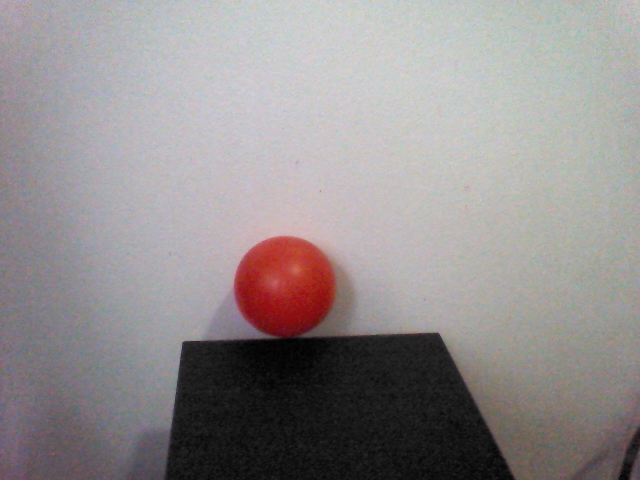
#> input picture testImages/ball0.png, 640 x 480 px
$ python avgHist.py
#> lines starting #> are read from the running program, lines starting #| are printed output that depends on the picture; after the words box and inside, x2 and y2 are one past the last pixel; in counts of white or black regions, pixels touching at a corner belong together
#> further down, img is the input picture: shape (480, 640, 3); mean B, G, R 143.1, 142.4, 147.8
#Get histograms from multiple images of the ball and find an average histogram
#for h and s space


import sys
import time
import cv2
import numpy
import matplotlib.pyplot as plt
from collections import deque

# Python Image Library
from PIL import Image

from naoqi import ALProxy


def shift(key, array):
    a = deque(array) # turn list into deque
    a.rotate(key)    # rotate deque by key
    return list(a)   # turn deque back into a list

def hsvHist(image,binsh,binss):
    # change to hsv colorspace
#> called with binsh = 18, binss = 25
    hsv = cv2.cvtColor(image, cv2.COLOR_BGR2HSV)
#> hsv: shape (480, 640, 3); mean H, S, V 77.6, 19, 150.7
    img2 = image[:, :, ::-1].copy()

    binsv = 25

    lowera = numpy.array([160,95,0])
    uppera = numpy.array([180,250,255])
    lowerb = numpy.array([0,95,0])
    upperb = numpy.array([10,250,255])

    mask1 = cv2.inRange(hsv, lowera, uppera)
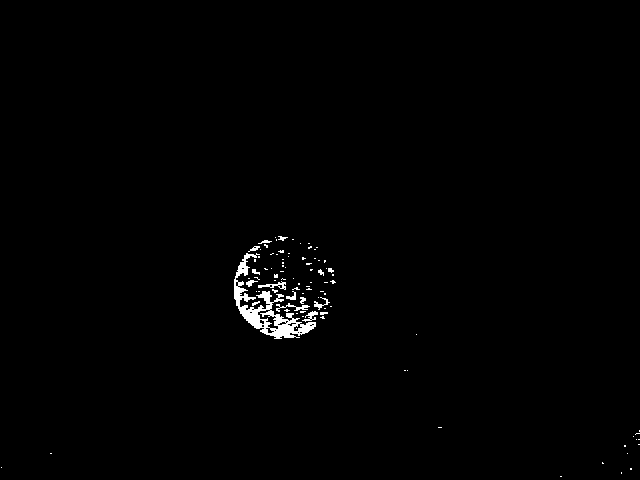
#> mask1: shape (480, 640); 0.87% white; 94 white regions (78 under 20 px), largest, box (x1, y1, x2, y2) and area: (234, 253, 316, 339) 1729, (276, 303, 310, 312) 98, (258, 281, 286, 290) 94
    mask2 = cv2.inRange(hsv, lowerb, upperb)
#> mask2: shape (480, 640); 1.8% white; 25 white regions (24 under 20 px), largest, box (x1, y1, x2, y2) and area: (236, 236, 338, 333) 5526

    mask = cv2.add(mask1,mask2)
#> mask: shape (480, 640); 2.7% white; 26 white regions (25 under 20 px), largest, box (x1, y1, x2, y2) and area: (234, 236, 338, 339) 8255

    #maska = numpy.zeros(hsv.shape[:2], numpy.uint8)
    #maska[230:340, 230:340] = 255
    #mask = cv2.bitwise_and(mask,mask,mask = maska)

    kernel = numpy.ones((5,5),numpy.uint8)
    mask = cv2.morphologyEx(mask, cv2.MORPH_OPEN, kernel)
#> mask: shape (480, 640); 2.7% white; 1 white region, box (x1, y1, x2, y2) and area: (234, 236, 338, 339) 8247
    mask = cv2.morphologyEx(mask, cv2.MORPH_CLOSE, kernel)

    res = cv2.bitwise_and(img2,img2, mask= mask)

    histh_mask = cv2.calcHist([hsv],[0],mask,[binsh],[0,179])
#> histh_mask = 18 values, max 5610 at index 0, min 0 at index 2, mean 406.3
    hists_mask = cv2.calcHist([hsv],[1],mask,[binss],[0,256])
#> hists_mask = 25 values, max 1533 at index 21, min 0 at index 0, mean 329.9
    histv_mask = cv2.calcHist([hsv],[2],mask,[binsv],[0,256])
#> histv_mask = 25 values, max 1520 at index 17, min 0 at index 0, mean 329.9
    hist_hs=[[histh_mask],[hists_mask]]

    plt.subplot(221), plt.imshow(img2, 'gray')
    plt.title('Original Image')
    plt.subplot(222), plt.imshow(res, 'gray')
    plt.title('Masked Image')
    plt.subplot(223), plt.plot(histh_mask)
    plt.title('Histogram of H, 18 bins')
    plt.xlim([0,binsh-1])
    plt.subplot(224), plt.plot(hists_mask)
    plt.title('Histogram of S, 25 bins')
    plt.xlim([0,binss-1])

    plt.show()
#> figure, not shown here; panel 3: curve peaks at x = 0, y = 5610; panel 4: curve peaks at x = 21, y = 1533
    return hist_hs

if __name__ == '__main__':
    names=["ball0.png","15cm.jpg","tencm.jpg","test6.png"]
    img = cv2.imread("ball0.png")
    binsh = 18
    binss = 25
    hs = hsvHist(img,binsh,binss)
#> hs = 2 items
    h_hist0=hs[0][0]
#> h_hist0 has the same summary as histh_mask in hsvHist
    h_hist0_normalized=h_hist0/sum(h_hist0)
#> h_hist0_normalized = 18 values, max 0.767 at index 0, min 0 at index 2, mean 0.0556
    s_hist0=hs[1][0]
#> s_hist0 has the same summary as hists_mask in hsvHist
    s_hist0_normalized=s_hist0/sum(s_hist0)
#> s_hist0_normalized = 25 values, max 0.186 at index 21, min 0 at index 0, mean 0.04
    img = cv2.imread("test6.png")
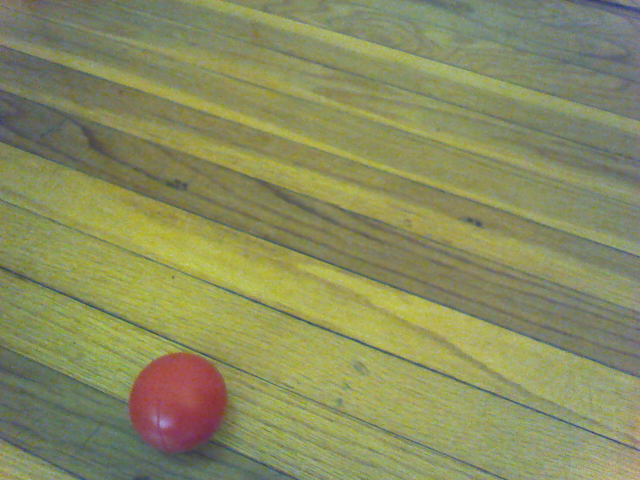
#> input picture testImages/test6.png, 640 x 480 px
#> img is the input picture: shape (480, 640, 3); mean B, G, R 95.3, 140.5, 137.5
    hs = hsvHist(img,binsh,binss)
#> in hsvHist (call 2), `hsv = cv2.cvtColor(image, cv2.COLOR_BGR2HSV)`: hsv: shape (480, 640, 3); mean H, S, V 40.5, 84.8, 144
#> in hsvHist (call 2), `mask1 = cv2.inRange(hsv, lowera, uppera)`: mask1: shape (480, 640); 1.5% white; 29 white regions (26 under 20 px), largest, box (x1, y1, x2, y2) and area: (130, 358, 224, 451) 4181, (156, 356, 190, 371) 156, (154, 372, 162, 377) 22
#> in hsvHist (call 2), `mask2 = cv2.inRange(hsv, lowerb, upperb)`: mask2: shape (480, 640); 0.79% white; 46 white regions (34 under 20 px), largest, box (x1, y1, x2, y2) and area: (138, 353, 228, 417) 1811, (130, 384, 144, 401) 78, (210, 375, 225, 385) 61
#> in hsvHist (call 2), `mask = cv2.add(mask1,mask2)`: mask: shape (480, 640); 2.3% white; 2 white regions (1 under 20 px), largest, box (x1, y1, x2, y2) and area: (130, 353, 228, 451) 6921
#> in hsvHist (call 2), `mask = cv2.morphologyEx(mask, cv2.MORPH_OPEN, kernel)`: mask: shape (480, 640); 2.2% white; 1 white region, box (x1, y1, x2, y2) and area: (130, 354, 226, 449) 6718
#> in hsvHist (call 2), `mask = cv2.morphologyEx(mask, cv2.MORPH_CLOSE, kernel)`: mask: shape (480, 640); 2.2% white; 1 white region, box (x1, y1, x2, y2) and area: (130, 354, 226, 449) 6770
    h_hist1=hs[0][0]
#> h_hist1 = 18 values, max 3113 at index 17, min 0 at index 2, mean 342.4
    h_hist1_normalized=h_hist1/sum(h_hist1)
#> h_hist1_normalized = 18 values, max 0.505 at index 17, min 0 at index 2, mean 0.0556
    s_hist1=hs[1][0]
#> s_hist1 = 25 values, max 2080 at index 13, min 0 at index 0, mean 270.8
    s_hist1_normalized=s_hist1/sum(s_hist1)
#> s_hist1_normalized = 25 values, max 0.307 at index 13, min 0 at index 0, mean 0.04
    img = cv2.imread("15cm.jpg")
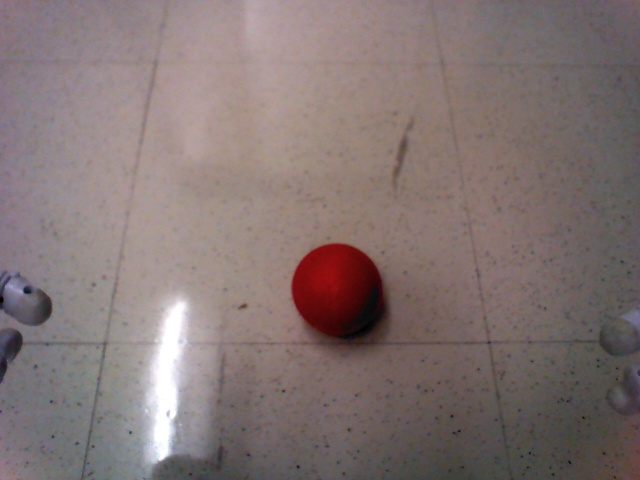
#> input picture testImages/15cm.jpg, 640 x 480 px
#> img is the input picture: shape (480, 640, 3); mean B, G, R 114.6, 115.9, 130.5
    hs = hsvHist(img,binsh,binss)
#> in hsvHist (call 3), `hsv = cv2.cvtColor(image, cv2.COLOR_BGR2HSV)`: hsv: shape (480, 640, 3); mean H, S, V 60, 37, 131
#> in hsvHist (call 3), `mask1 = cv2.inRange(hsv, lowera, uppera)`: mask1: shape (480, 640); 0.84% white; 104 white regions (88 under 20 px), largest, box (x1, y1, x2, y2) and area: (291, 254, 363, 336) 1178, (362, 263, 386, 320) 487, (344, 325, 363, 332) 74
#> in hsvHist (call 3), `mask2 = cv2.inRange(hsv, lowerb, upperb)`: mask2: shape (480, 640); 1.5% white; 32 white regions (24 under 20 px), largest, box (x1, y1, x2, y2) and area: (290, 242, 377, 345) 4091, (370, 313, 388, 340) 194, (352, 334, 366, 347) 84
#> in hsvHist (call 3), `mask = cv2.add(mask1,mask2)`: mask: shape (480, 640); 2.4% white; 15 white regions (11 under 20 px), largest, box (x1, y1, x2, y2) and area: (290, 242, 388, 348) 7040, (348, 332, 366, 347) 130, (632, 474, 640, 480) 32, (630, 465, 640, 470) 23
#> in hsvHist (call 3), `mask = cv2.morphologyEx(mask, cv2.MORPH_OPEN, kernel)`: mask: shape (480, 640); 2.3% white; 4 white regions, box (x1, y1, x2, y2) and area: (291, 242, 386, 345) 6745, (371, 321, 382, 337) 126, (357, 334, 365, 340) 44, (349, 338, 356, 343) 35
#> in hsvHist (call 3), `mask = cv2.morphologyEx(mask, cv2.MORPH_CLOSE, kernel)`: mask: shape (480, 640); 2.3% white; 1 white region, box (x1, y1, x2, y2) and area: (291, 242, 386, 345) 7033
    h_hist2=hs[0][0]
#> h_hist2 = 18 values, max 4454 at index 0, min 0 at index 4, mean 293.2
    h_hist2_normalized=h_hist2/sum(h_hist2)
#> h_hist2_normalized = 18 values, max 0.844 at index 0, min 0 at index 4, mean 0.0556
    s_hist2=hs[1][0]
#> s_hist2 = 25 values, max 4597 at index 22, min 0 at index 1, mean 281.3
    s_hist2_normalized=s_hist2/sum(s_hist2)
#> s_hist2_normalized = 25 values, max 0.654 at index 22, min 0 at index 1, mean 0.04
    img = cv2.imread("tencm.jpg")
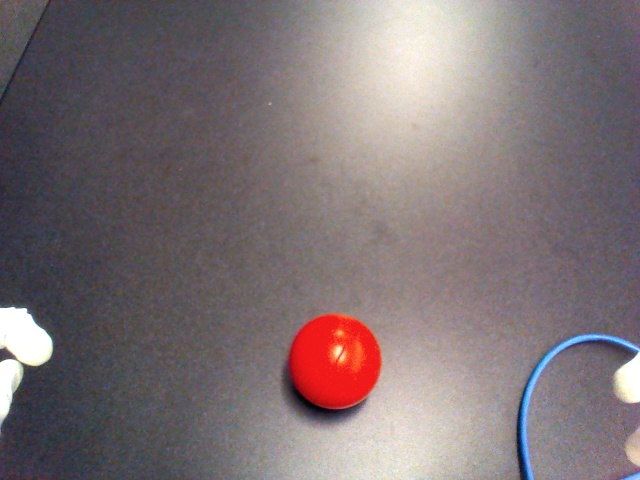
#> input picture testImages/tencm.jpg, 640 x 480 px
#> img is the input picture: shape (480, 640, 3); mean B, G, R 116.4, 113.7, 125.5
    hs = hsvHist(img,binsh,binss)
#> call 4 of hsvHist, with binsh = 18, binss = 25
#> in hsvHist (call 4), `hsv = cv2.cvtColor(image, cv2.COLOR_BGR2HSV)`: hsv: shape (480, 640, 3); mean H, S, V 92.4, 33.9, 128.7
#> in hsvHist (call 4), `mask1 = cv2.inRange(hsv, lowera, uppera)`: mask1: shape (480, 640); 0.49% white; 50 white regions (45 under 20 px), largest, box (x1, y1, x2, y2) and area: (286, 322, 356, 411) 1074, (340, 390, 359, 404) 96, (360, 381, 370, 394) 47, (311, 322, 321, 332) 30, (320, 390, 329, 395) 20
#> in hsvHist (call 4), `mask2 = cv2.inRange(hsv, lowerb, upperb)`: mask2: shape (480, 640); 1.9% white; 13 white regions (11 under 20 px), largest, box (x1, y1, x2, y2) and area: (295, 313, 383, 408) 5662, (304, 387, 314, 395) 24
#> in hsvHist (call 4), `mask = cv2.add(mask1,mask2)`: mask: shape (480, 640); 2.4% white; 10 white regions (9 under 20 px), largest, box (x1, y1, x2, y2) and area: (286, 313, 383, 411) 7215
#> in hsvHist (call 4), `mask = cv2.morphologyEx(mask, cv2.MORPH_OPEN, kernel)`: mask: shape (480, 640); 2.3% white; 1 white region, box (x1, y1, x2, y2) and area: (287, 313, 382, 411) 7173
#> in hsvHist (call 4), `mask = cv2.morphologyEx(mask, cv2.MORPH_CLOSE, kernel)`: mask: shape (480, 640); 2.3% white; 1 white region, box (x1, y1, x2, y2) and area: (287, 313, 382, 411) 7199
#> in hsvHist (call 4), `res = cv2.bitwise_and(img2,img2, mask= mask)`:
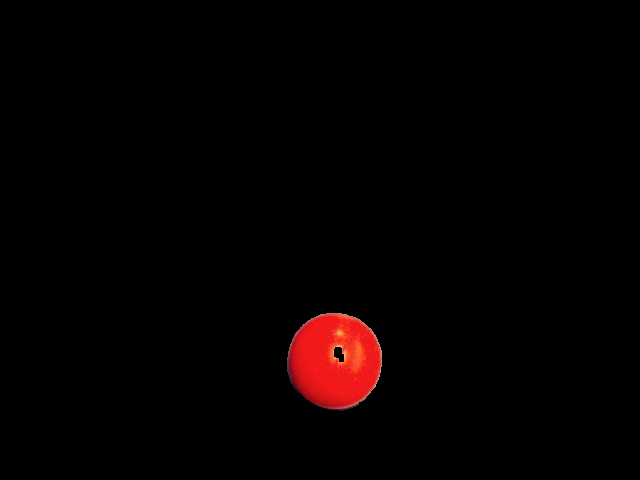
#> res: shape (480, 640, 3); mean R, G, B 5.3, 0.9, 0.8
#> in hsvHist (call 4), `histh_mask = cv2.calcHist([hsv],[0],mask,[binsh],[0,179])`: histh_mask = 18 values, max 5671 at index 0, min 0 at index 2, mean 347.3
#> in hsvHist (call 4), `hists_mask = cv2.calcHist([hsv],[1],mask,[binss],[0,256])`: hists_mask = 25 values, max 4622 at index 22, min 0 at index 0, mean 288
#> in hsvHist (call 4), `histv_mask = cv2.calcHist([hsv],[2],mask,[binsv],[0,256])`: histv_mask = 25 values, max 3616 at index 23, min 0 at index 0, mean 288
#> in hsvHist (call 4), `plt.show()`:
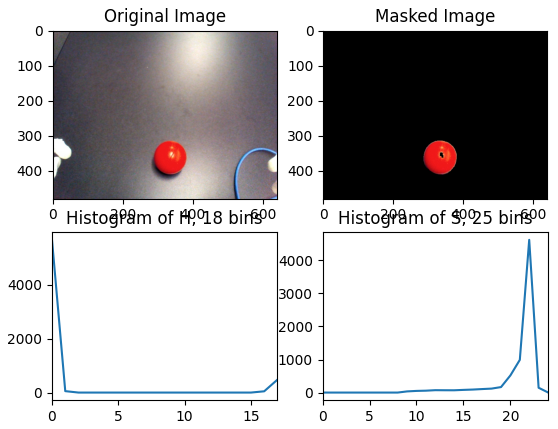
#> figure drawn by matplotlib, 4 panels; panel 3: curve peaks at x = 0, y = 5671; panel 4: curve peaks at x = 22, y = 4622
    h_hist3=hs[0][0]
#> h_hist3 has the same summary as histh_mask in hsvHist
    h_hist3_normalized=h_hist3/sum(h_hist3)
#> h_hist3_normalized = 18 values, max 0.907 at index 0, min 0 at index 2, mean 0.0556
    s_hist3=hs[1][0]
#> s_hist3 has the same summary as hists_mask in hsvHist
    s_hist3_normalized=s_hist3/sum(s_hist3)
#> s_hist3_normalized = 25 values, max 0.642 at index 22, min 0 at index 0, mean 0.04
    h_hist_avg=(h_hist0_normalized+h_hist1_normalized+h_hist2_normalized+h_hist3_normalized)/4
#> h_hist_avg = 18 values, max 0.725 at index 0, min 0 at index 4, mean 0.0556
    s_hist_avg=(s_hist0_normalized+s_hist1_normalized+s_hist2_normalized+s_hist3_normalized)/4
#> s_hist_avg = 25 values, max 0.356 at index 22, min 0 at index 1, mean 0.04

    for j in range(len(s_hist_avg)-2):
        s_hist_avg[j+1][0]=s_hist_avg[j][0]*2/5+s_hist_avg[j+1][0]*1/5+s_hist_avg[j+2][0]*2/5
#> this loop made 23 passes
#> after the loop, s_hist_avg = 25 values, max 0.188 at index 21, min 2.56e-05 at index 2, mean 0.0383


    plt.subplot(121), plt.plot(h_hist_avg)
    plt.title('Average H Histogram')
    plt.xlim([0,binsh-1])
    plt.subplot(122), plt.plot(s_hist_avg)
    plt.title('Average S Histogram Smoothed')
    plt.xlim([0,binss-1])
    plt.show()
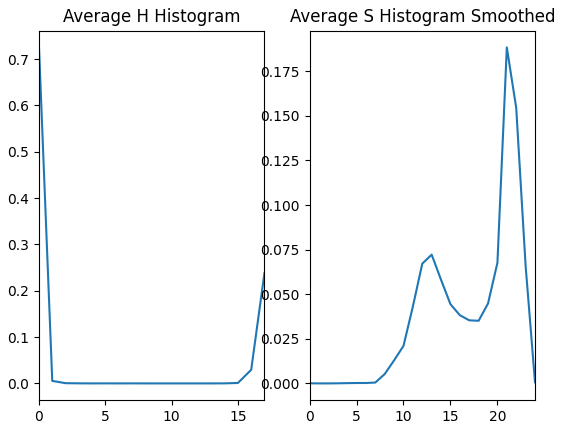
#> figure drawn by matplotlib, 2 panels; panel 1: curve peaks at x = 0, y = 0.725; panel 2: curve peaks at x = 21, y = 0.188
